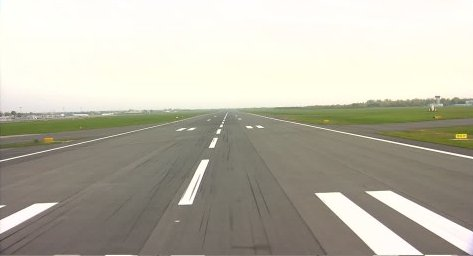
#> input picture img/taxi_empty.jpg, 473 x 256 px
$ python old_horizon.py   (older library calls are emulated)
#> lines starting #> are read from the running program, lines starting #| are printed output that depends on the picture; after the words box and inside, x2 and y2 are one past the last pixel; in counts of white or black regions, pixels touching at a corner belong together
"""
    horizon.py
    Nicholas Bradford
"""

import numpy as np
import cv2
import matplotlib.pyplot as plt

# polar to cartesian
def polar2cart(r, theta):
    x = r * np.cos(theta)
    y = r * np.sin(theta)
    return x, y

def plot(img1, img2):
    plt.subplot(121)
    plt.imshow(img1, cmap='gray')
    plt.subplot(122)
    plt.imshow(img2, cmap='gray')
    plt.show()

def horizon(img):
    """ First algo:
            1) Canny edge detector
            2) Linear regression
        Intuition: Hough lines is too sensitive to noise on the horizon

    """
    edges = cv2.Canny(img, threshold1=100, threshold2=200)
    plot(img, edges)

def horizonThreshold(color_img, grey_img):
    # thresh = cv2.adaptiveThreshold(img, 355, cv2.ADAPTIVE_THRESH_GAUSSIAN_C,
    #               cv2.THRESH_BINARY, blockSize=3, C=2)
    # plot(th3, th3)

    blur = cv2.GaussianBlur(grey_img,(5,5),0)
    ret3,th3 = cv2.threshold(blur,0,255,cv2.THRESH_BINARY+cv2.THRESH_OTSU)

    lines = cv2.HoughLines(image=th3, rho=1, theta=np.pi/180, threshold=300)[:50]
    print (len(lines))
    # print lines
    # print len(lines)
    # print len(lines[0])
    for line in lines: #[0]:
        #print line
        rho,theta = line[0]
        a = np.cos(theta)
        b = np.sin(theta)
        x0 = a*rho
        y0 = b*rho
        x1 = int(x0 + 1000*(-b))
        y1 = int(y0 + 1000*(a))
        x2 = int(x0 - 1000*(-b))
        y2 = int(y0 - 1000*(a))
        cv2.line(img=color_img, pt1=(x1,y1), pt2=(x2,y2), color=(255,0,0), thickness=1)
    print(color_img.shape, grey_img.shape, th3.shape)

    plt.subplot(131)
    plt.imshow(color_img)
    plt.subplot(132)
    plt.imshow(th3, cmap='gray')
    plt.subplot(133)
    plt.hist(grey_img.ravel(), 256)
    plt.show()


    # TODO otsu's method
    # http://docs.opencv.org/3.2.0/d7/d4d/tutorial_py_thresholding.html


if __name__ == '__main__':
    color_img = cv2.imread('../img/taxi_empty.jpg')
#> color_img is the input picture: shape (256, 473, 3); mean B, G, R 168.5, 182.2, 185.1
    grey_img = cv2.imread('../img/taxi_empty.jpg', 0) #, cv2.CV_8UC1
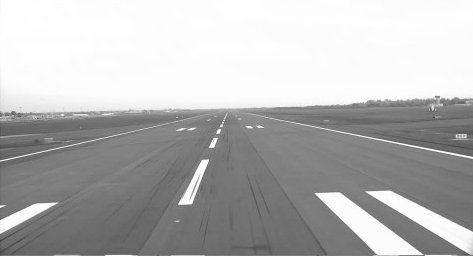
#> grey_img: shape (256, 473); min 63, max 255, mean 181.5
    # horizon(img)
    horizonThreshold(color_img, grey_img)
#> in horizonThreshold, `ret3,th3 = cv2.threshold(blur,0,255,cv2.THRESH_BINARY+cv2.THRESH_OTSU)`:
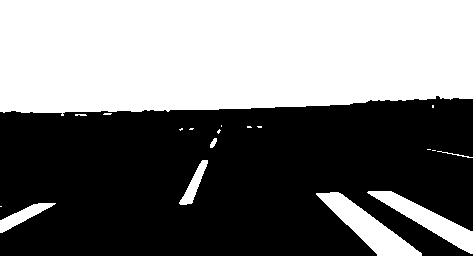
#> th3: shape (256, 473); 46.4% white; 19 white regions (11 under 20 px), largest, box (x1, y1, x2, y2) and area: (0, 0, 473, 116) 50771, (316, 192, 422, 256) 2308, (367, 191, 473, 254) 1869
#> in horizonThreshold, `ret3,th3 = cv2.threshold(blur,0,255,cv2.THRESH_BINARY+cv2.THRESH_OTSU)`: ret3 = 186
#> in horizonThreshold, `lines = cv2.HoughLines(image=th3, rho=1, theta=np.pi/180, threshold=30..`: lines = 50 rows, first 8: [108, 1.34], [105, 1.34], [110, 1.34], [98, 1.36], [103, 1.36], [97, 1.4], [10, 1.75], [82, 1.4]
#| 50
#> the loop in horizonThreshold, `for line in lines:` made 50 passes
#> (rho, theta, a, b, x0, y0, x1, y1) on passes 1 to 12: (108, 1.34, 0.225, 0.974, 24.29, 105.2, -950, 330), (105, 1.34, 0.225, 0.974, 23.62, 102.3, -950, 327), (110, 1.34, 0.225, 0.974, 24.74, 107.2, -949, 332), (98, 1.36, 0.208, 0.978, 20.38, 95.86, -957, 303), (103, 1.36, 0.208, 0.978, 21.41, 100.7, -956, 308), (97, 1.4, 0.174, 0.985, 16.84, 95.53, -967, 269), (10, 1.75, -0.174, 0.985, -1.74, 9.85, -986, -163), (82, 1.4, 0.174, 0.985, 14.24, 80.75, -970, 254), (89, 1.4, 0.174, 0.985, 15.45, 87.65, -969, 261), (93, 1.4, 0.174, 0.985, 16.15, 91.59, -968, 265), (6, 1.76, -0.191, 0.982, -1.14, 5.89, -982, -184), (90, 1.38, 0.191, 0.982, 17.17, 88.35, -964, 279)
#> after the loop in horizonThreshold, `for line in lines:`:
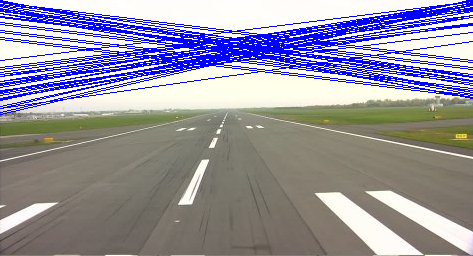
#> color_img: shape (256, 473, 3); 13.97% of pixels changed, all inside (x1, y1, x2, y2) = (0, 0, 473, 115)
#| (256, 473, 3) (256, 473) (256, 473)
#> in horizonThreshold, `plt.show()`:
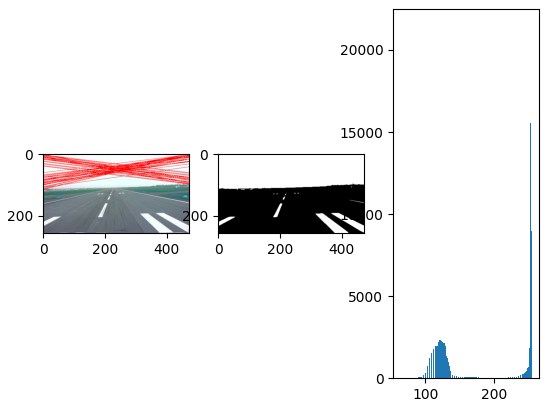
#> figure drawn by matplotlib, 3 panels; B, G, R data is drawn as R, G, B; panel 3: tallest bar 21448 high, from x = 252.8 to 253.5
